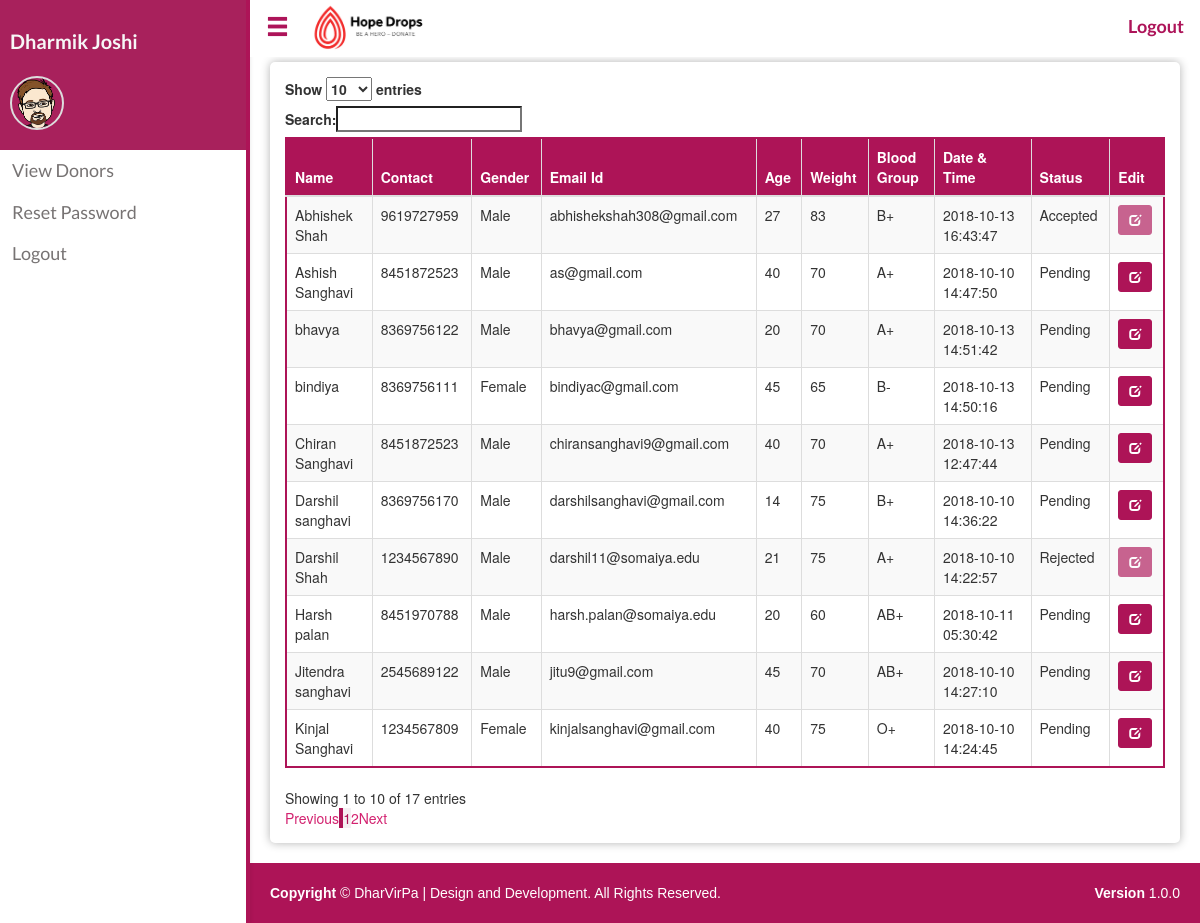
The app's page /lt.php (signed in), older data.
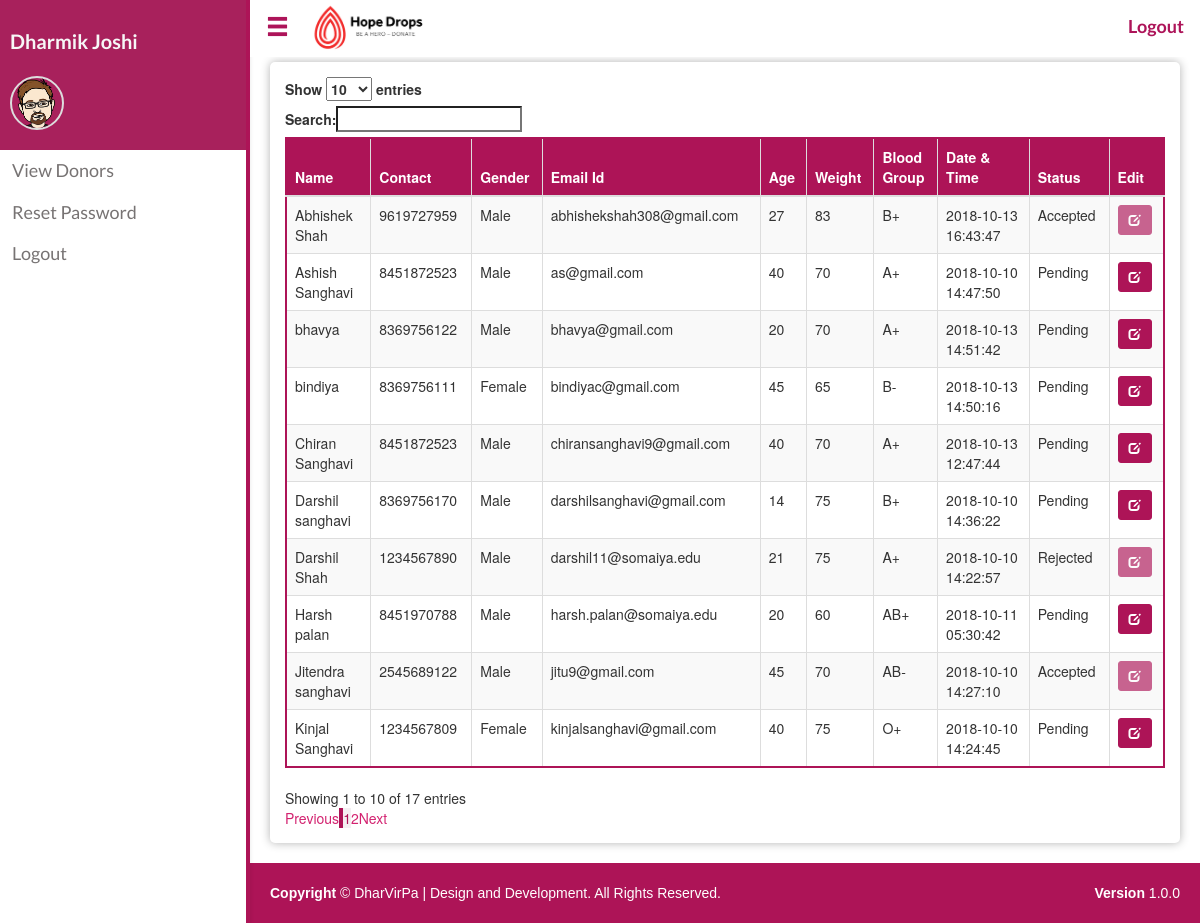
The same page, newer data.
### tables this page shows
CREATE TABLE `donor` (
  `D_id` int(15) NOT NULL,
  `P_id` int(15) NOT NULL,
  `Email` varchar(30) NOT NULL,
  `Weight` int(5) NOT NULL,
  `Blood_group` varchar(5) NOT NULL,
  `Status` varchar(20) NOT NULL DEFAULT 'Pending',
  `Age` int(5) NOT NULL,
  `Date` timestamp NULL DEFAULT CURRENT_TIMESTAMP
);

CREATE TABLE `person` (
  `P_id` int(15) NOT NULL,
  `Name` varchar(50) NOT NULL,
  `Contact` varchar(10) NOT NULL,
  `Address` varchar(200) NOT NULL,
  `Gender` varchar(10) NOT NULL
);

### lt.php (the view, shortened to what this page needs)
<?php
include_once("connection.php");
?>
<?php
$query = "SELECT * FROM donor inner join person where donor.P_id = person.P_id ";
$result = mysqli_query($conn,$query);
?>
<!DOCTYPE html>
<html>
<head>
    <link rel="stylesheet" href="https://maxcdn.bootstrapcdn.com/bootstrap/3.3.7/css/bootstrap.min.css">
    <link rel="stylesheet" type="text/css" href="https://cdn.datatables.net/1.10.19/css/dataTables.bootstrap.min.css">
    <link rel="stylesheet" type="text/css" href="./css/navbar_style.css">
    <link rel="stylesheet" type="text/css" href="./css/main.css">
</head>
<body>
<?php include('./sidenav.php');
?>
  <div id="main" class="shrink">
    <?php include('./horizontal-nav.php')?>
    <div class="box">
      <div class="table-responsive">
        <table id="example" class="table table-striped table-bordered table-hover" style="width:100%">
          <thead>
            <tr>
              <th>Name</th>
              <th>Contact</th>
              <th>Gender</th>
              <th>Email Id</th>
              <th>Age</th>
              <th>Weight</th>
              <th>Blood Group</th>
              <th>Date & Time</th>
              <th>Status</th>
              <th>Edit</th>
             </tr>
          </thead>
          <tbody>
          <?php
          if(mysqli_num_rows($result)>0)
          {
            while($row =mysqli_fetch_assoc($result))
            {
              echo "<tr>";
              echo "<td>".$row['Name']."</td>";
              echo "<td>".$row['Contact']."</td>";
              echo "<td>".$row['Gender']."</td>";
              echo "<td>".$row['Email']."</td>";
              echo "<td>".$row['Age']."</td>";
              echo "<td>".$row['Weight']."</td>";
              echo "<td>".$row['Blood_group']."</td>";
              echo "<td>".$row['Date']."</td>";
              echo "<td>".$row['Status']."</td>";
              if($row['Status'] == "Pending")
              {
                echo "<td>
                        <form action='labtechform.php' method='POST'>
                            <input type = 'hidden' name = 'id' value = '".$row['D_id']."'>
                            <button type = 'submit' class = 'btn btn-primary btn-sm'>
                                <span class='glyphicon glyphicon-edit'></span>
                            </button>
                        </form>
                      </td>";
                echo"</tr>";
              }
              else
              {
                echo "<td>
                        <form action='labtechform.php' method='POST'>
                            <input type = 'hidden' name = 'id' value = '".$row['D_id']."'>
                            <button type = 'submit' class = 'btn btn-primary btn-sm' disabled>
                                <span class='glyphicon glyphicon-edit'></span>
                            </button>
                        </form>
                      </td>";
                echo"</tr>";
              }
            }
          }
          else
          {
            echo "<div class='alert alert-warning'>No data to display for donors</div>";
          }
          ?>
          </tbody>
        </table>
      </div>
    </div>
   <?php include_once("footer.php") ?>
  </div>
</body>
</html>

Row changes from the older to the newer data that the page shows:
changed donor "jitu9@gmail.com": Blood_group "AB+" → "AB-"; Status "Pending" → "Accepted"
